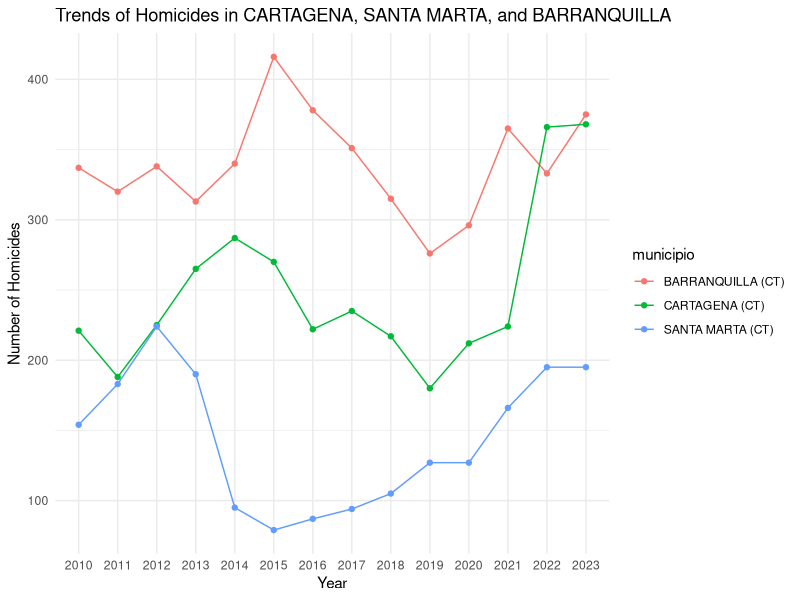

This figure's R source:
## ---- chunk 1
knitr::opts_chunk$set(echo = TRUE)
## ---- chunk 2
library(tidyverse)
library(tidyr)
## ---- chunk 3
hom_2010 <- read_csv("./2010.csv")
hom_2011 <- read_csv("./2011.csv")
hom_2012 <- read_csv("./2012.csv")
hom_2013 <- read_csv("./2013.csv")
hom_2014 <- read_csv("./2014.csv")
hom_2015 <- read_csv("./2015.csv")
hom_2016 <- read_csv("./2016.csv")
hom_2017 <- read_csv("./2017.csv")
hom_2018 <- read_csv("./2018.csv")
hom_2019 <- read_csv("./2019.csv")
hom_2020 <- read_csv("./2020.csv")
hom_2021 <- read_csv("./2021.csv")
hom_2022 <- read_csv("./2022.csv")
hom_2023 <- read_csv("./2023.csv")
## ---- chunk 4
## This is a function to expand the "quantity" column and separate the date
## 
expand_data <- function(data, date_col, quantity_col, sep = "/") {
  expanded_data <- data |> 
    uncount(!!sym(quantity_col)) |> 
    separate(!!sym(date_col), into = c("day", "month", "year"), sep = sep)
  
  return(expanded_data)
}
## ---- chunk 5
expanded_2010 <- expand_data(hom_2010, "date", "quantity")
expanded_2011 <- expand_data(hom_2011, "date", "quantity")
expanded_2012 <- expand_data(hom_2012, "date", "quantity")
expanded_2013 <- expand_data(hom_2013, "date", "quantity")
expanded_2014 <- expand_data(hom_2014, "date", "quantity")
expanded_2015 <- expand_data(hom_2015, "date", "quantity")
expanded_2016 <- expand_data(hom_2016, "date", "quantity")
expanded_2017 <- expand_data(hom_2017, "date", "quantity")
expanded_2018 <- expand_data(hom_2018, "date", "quantity")
expanded_2019 <- expand_data(hom_2019, "date", "quantity")
expanded_2020 <- expand_data(hom_2020, "date", "quantity")
expanded_2021 <- expand_data(hom_2021, "date", "quantity")
expanded_2022 <- expand_data(hom_2022, "date", "quantity")
expanded_2023 <- expand_data(hom_2023, "date", "quantity")

## ---- chunk 6
# Convert DANE_code columns to character type in each dataset
convert_to_double <- function(df) {
  df  |>
    mutate(DANE_code = as.double(DANE_code))
}
## ---- chunk 7
expanded_2010 <- convert_to_double(expanded_2010)
expanded_2011 <- convert_to_double(expanded_2011)
expanded_2012 <- convert_to_double(expanded_2012)
expanded_2013 <- convert_to_double(expanded_2013)
expanded_2014 <- convert_to_double(expanded_2014)
expanded_2015 <- convert_to_double(expanded_2015)
expanded_2016 <- convert_to_double(expanded_2016)
expanded_2017 <- convert_to_double(expanded_2017)
expanded_2018 <- convert_to_double(expanded_2018)
expanded_2019 <- convert_to_double(expanded_2019)
expanded_2020 <- convert_to_double(expanded_2020)
expanded_2021 <- convert_to_double(expanded_2021)
expanded_2022 <- convert_to_double(expanded_2022)
expanded_2023 <- convert_to_double(expanded_2023)
## ---- chunk 8
#Apply caps to all municipios (there are differences)
expanded_2022 <- expanded_2022 |> 
  mutate(municipio = toupper(expanded_2022$municipio))
## ---- chunk 9
expanded_datasets <- list(
  expanded_2010,
  expanded_2011,
  expanded_2012,
  expanded_2013,
  expanded_2014,
  expanded_2015,
  expanded_2016,
  expanded_2017,
  expanded_2018,
  expanded_2019,
  expanded_2020,
  expanded_2021,
  expanded_2022,
  expanded_2023
)

# Combine all datasets into a single dataframe
homicides_total <- bind_rows(expanded_datasets)


## ---- chunk 10
homicides_total |> 
filter(municipio %in% c("CARTAGENA (CT)", "SANTA MARTA (CT)", "BARRANQUILLA (CT)")) |> 
  group_by(year, municipio) |> 
  summarize(homicide_count = n()) |> 
ggplot(aes(x = year, y = homicide_count, color = municipio, group = municipio)) +
  geom_line() +
  geom_point() +
  labs(title = "Trends of Homicides in CARTAGENA, SANTA MARTA, and BARRANQUILLA",
       x = "Year",
       y = "Number of Homicides") +
  theme_minimal()
